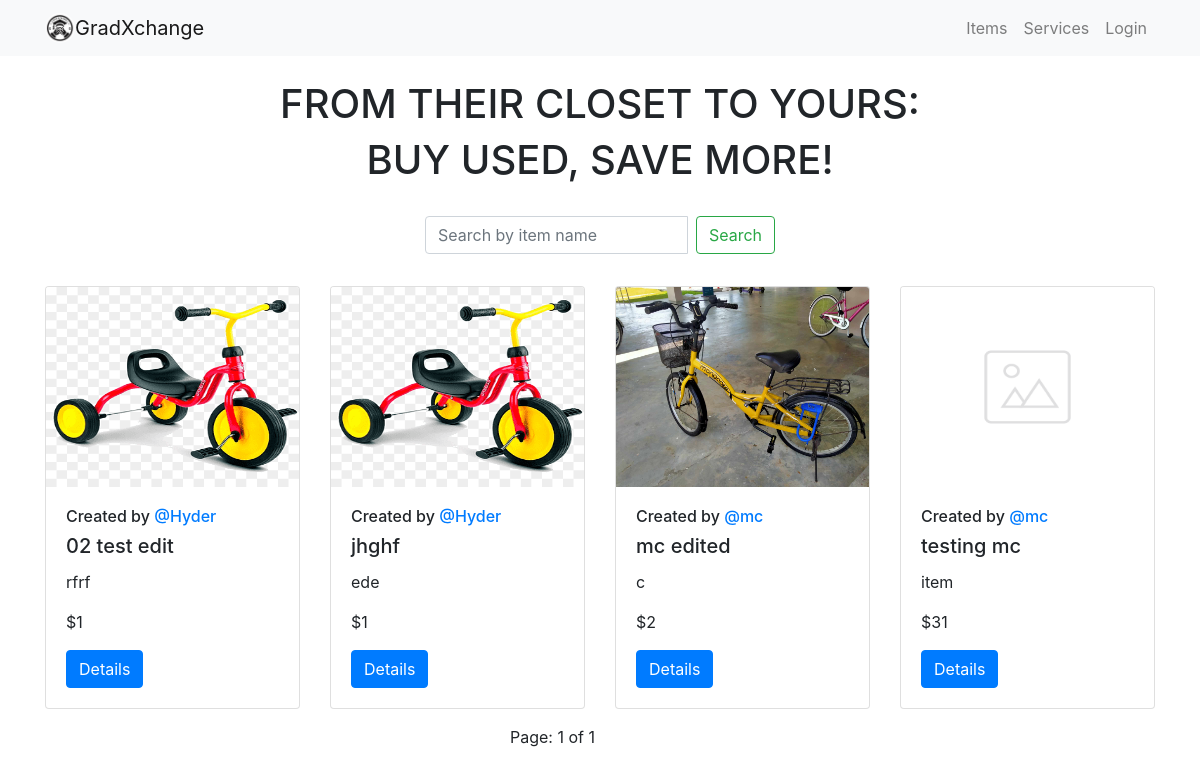
The app's page /, older data.
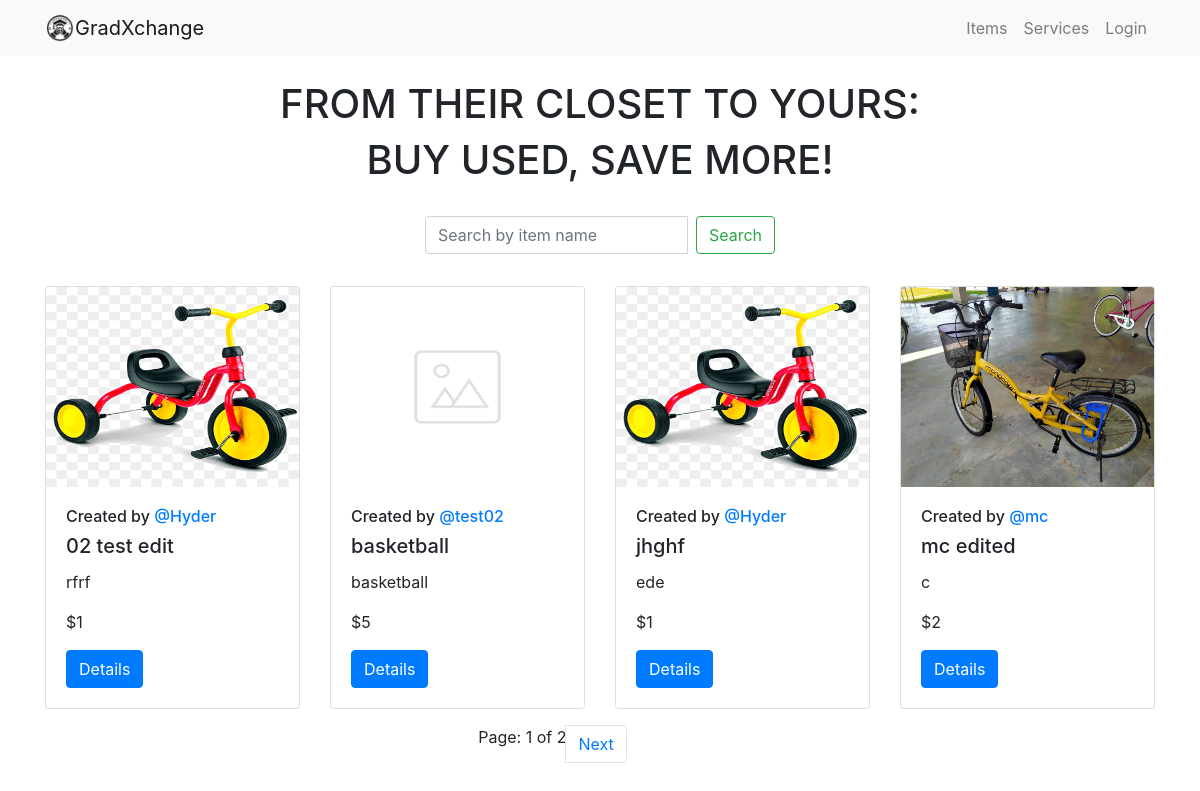
The same page, newer data.
### item/models.py (models this page shows, shortened)
class Item(models.Model):
    item_name = models.CharField(max_length=200)
    item_desc = models.CharField(max_length=200)
    item_price = models.IntegerField()
    item_image = models.ImageField(upload_to='images_item', default="notfound.png")
    created =  models.DateField(auto_now_add=True)
    user_name = models.ForeignKey(User, on_delete=models.CASCADE,default=1)
    liked_by = models.ManyToManyField(settings.AUTH_USER_MODEL, related_name='item_liked',blank= True)

### item/views.py (the view)
# urls.py: path('', item_views.index, name='index'),
def index(request):
    item_list =  Item.objects.all().order_by('item_name',) #change to -created_at later
    item_name = request.GET.get('item_name')
    if item_name != '' and item_name is not None:
        item_list = item_list.filter(item_name__icontains=item_name)
    paginator = Paginator(item_list,4)
    page = request.GET.get('page')
    item_list = paginator.get_page(page)
    return render(request, 'item/index.html', {
        'item_list':item_list, })

### item/templates/item/index.html (shortened to what this page needs)
{% extends 'item/base.html' %}
{% block body %}
<div class="container mt-4 ">
    <div class="text-center ">
        <h1>FROM THEIR CLOSET TO YOURS:</h1>
        <h1>BUY USED, SAVE MORE!</h1>
    </div>
    <div class="row justify-content-center">
        <div class="col-md-4">
            <form class="form-inline my-4">
                <div class="input-group">
                    <input class="form-control mr-sm-2" type="search" name="item_name" placeholder="Search by item name"
                        aria-label="Search">
                    <button class="btn btn-outline-success my-2 my-sm-0" type="submit">Search</button>
                </div>
            </form>
        </div>
    </div>
</div>
<div class="container mt-2">
    <div class="row">
        {% for item in item_list %}
        <div class="col-md-3 mb-3 justify-content-center">
            <div class="card">
                <img class="card-img-top" height="200px" src="{{ item.item_image.url }}" />
                <div class="card-body">
                    <h6>Created by <a href="{% url 'account' item.user_name.username %} ">@{{item.user_name}}</a></h6>
                    <h5 class="card-title">{{item.item_name}}</h5>
                    <p class="card-text">{{item.item_desc}}</p>
                    <p class="card-text"> ${{item.item_price}}</p>
                    <a href="{% url 'item:detail' item.id %}" class="btn btn-primary">Details</a>
                </div>
            </div>
        </div>
        {% endfor %}
    </div>
    <div class="row">
        <div class="col-md-5 offset-md-3">
            <ul class="pagination justify-content-center">
                <li class="page-item ">Page: {{ item_list.number }} of {{ item_list.paginator.num_pages}}</li>
                {% if item_list.has_next %}
                <li class="page-item">
                    <a class="page-link" href="?page={{ item_list.next_page_number }}">Next</a>
                </li>
                {% endif %}
            </ul>
        </div>
    </div>
</div>
{% endblock %}

### item/templates/item/base.html (shortened to what this page needs)
{% load static %}
<!DOCTYPE html>
<html lang="en">
<head>
    <link rel="stylesheet" href="https://cdn.jsdelivr.net/npm/bootstrap@4.0.0/dist/css/bootstrap.min.css"
>
    <link rel="stylesheet" href="{% static 'css/style.css' %}">
</head>
<body>
    <nav class="navbar navbar-expand-lg navbar-light bg-light">
        <div class="container">
            <a class="navbar-brand" href="#"> <img src="{% static 'pictures/logogxc.jpg' %}" width="30" height="30"
                    class="d-inline-block align-top" style="border-radius: 50%;" alt="">GradXchange </a>
            <div class="collapse navbar-collapse" id="navbarSupportedContent">
                <ul class="navbar-nav ml-auto">
                    <li class="nav-item">
                        <a class="nav-link" href="{% url 'item:index' %}">Items</a>
                    </li>
                    <li class="nav-item">
                        <a class="nav-link" href="{% url 'service:index' %}">Services</a>
                    </li>
                    {% if user.is_authenticated %}
                    <li class="nav-item">
                        <a class="nav-link " href="{% url 'inbox' %}">Message</a>
                    </li>
                    <li class="nav-item">
                        <a class="nav-link" href="{% url 'account' request.user.username %}">Account</a>
                    </li>
                    <li class="nav-item">
                        <form id="logout-form" action="{% url 'logout' %}" method="post" style="display: none;">
                            {% csrf_token %}
                        </form>
                        <a href="#" class="nav-link"
                            onclick="document.getElementById('logout-form').submit(); return false;">Logout</a>
                    </li>
                    {% else %}
                    <li class="nav-item">
                        <a class="nav-link" href="{% url 'login' %}">Login</a>
                    </li>
                    {% endif %}
                </ul>
            </div>
    </nav>
    {% block body %}
    {% endblock %}
</body>
</html>

Row changes from the older to the newer data that the page shows:
no longer on this page (row unchanged): Item: item_image (picture), user_name "mc", item_name "testing mc", item_desc "item", item_price "31"
added Item: item_image (picture), user_name "test02", item_name "basketball", item_desc "basketball", item_price "5"
Text that changed along with them:
{{ item_list.paginator.num_pages }}: "1" → "2"
text now shown: "Next"
